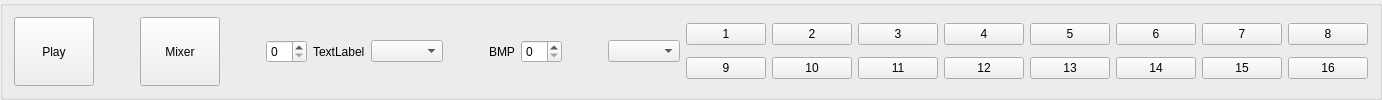
       <widget class="QGroupBox" name="GrupoOpcionesGrilla">
        <property name="sizePolicy">
         <sizepolicy hsizetype="Preferred" vsizetype="Fixed">
          <horstretch>0</horstretch>
          <verstretch>0</verstretch>
         </sizepolicy>
        </property>
        <layout class="QHBoxLayout" name="horizontalLayout_112">
         <item>
          <widget class="QPushButton" name="BotonPlay">
           <property name="sizePolicy">
            <sizepolicy hsizetype="Expanding" vsizetype="Expanding">
             <horstretch>0</horstretch>
             <verstretch>0</verstretch>
            </sizepolicy>
           </property>
           <property name="text">
            <string>Play</string>
           </property>
           <property name="checkable">
            <bool>true</bool>
           </property>
          </widget>
         </item>
         <item>
          <spacer name="horizontalSpacer">
           <property name="orientation">
            <enum>Qt::Horizontal</enum>
           </property>
           <property name="sizeHint" stdset="0">
            <size>
             <width>40</width>
             <height>20</height>
            </size>
           </property>
          </spacer>
         </item>
         <item>
          <widget class="QPushButton" name="BotonMixer">
           <property name="sizePolicy">
            <sizepolicy hsizetype="Expanding" vsizetype="Expanding">
             <horstretch>0</horstretch>
             <verstretch>0</verstretch>
            </sizepolicy>
           </property>
           <property name="text">
            <string>Mixer</string>
           </property>
          </widget>
         </item>
         <item>
          <spacer name="horizontalSpacer_4">
           <property name="orientation">
            <enum>Qt::Horizontal</enum>
           </property>
           <property name="sizeHint" stdset="0">
            <size>
             <width>40</width>
             <height>20</height>
            </size>
           </property>
          </spacer>
         </item>
         <item>
          <widget class="QSpinBox" name="spinBoxPulsos"/>
         </item>
         <item>
          <widget class="QLabel" name="EtiquetaMetrica">
           <property name="text">
            <string>TextLabel</string>
           </property>
          </widget>
         </item>
         <item>
          <widget class="QComboBox" name="comboBoxSubdivision"/>
         </item>
         <item>
          <spacer name="horizontalSpacer_2">
           <property name="orientation">
            <enum>Qt::Horizontal</enum>
           </property>
           <property name="sizeHint" stdset="0">
            <size>
             <width>40</width>
             <height>20</height>
            </size>
           </property>
          </spacer>
         </item>
         <item>
          <widget class="QLabel" name="label_2">
           <property name="text">
            <string>BMP</string>
           </property>
          </widget>
         </item>
         <item>
          <widget class="QSpinBox" name="spinBoxBMP"/>
         </item>
         <item>
          <spacer name="horizontalSpacer_3">
           <property name="orientation">
            <enum>Qt::Horizontal</enum>
           </property>
           <property name="sizeHint" stdset="0">
            <size>
             <width>40</width>
             <height>20</height>
            </size>
           </property>
          </spacer>
         </item>
         <item>
          <widget class="QComboBox" name="comboBoxGrilla"/>
         </item>
         <item>
          <layout class="QVBoxLayout" name="verticalLayout_19">
           <item>
            <layout class="QHBoxLayout" name="horizontalLayout_110">
             <item>
              <widget class="QPushButton" name="BotonCompas_1">
               <property name="sizePolicy">
                <sizepolicy hsizetype="Expanding" vsizetype="Fixed">
                 <horstretch>0</horstretch>
                 <verstretch>0</verstretch>
                </sizepolicy>
               </property>
               <property name="text">
                <string>1</string>
               </property>
               <property name="checkable">
                <bool>true</bool>
               </property>
              </widget>
             </item>
             <item>
              <widget class="QPushButton" name="BotonCompas_2">
               <property name="sizePolicy">
                <sizepolicy hsizetype="Expanding" vsizetype="Fixed">
                 <horstretch>0</horstretch>
                 <verstretch>0</verstretch>
                </sizepolicy>
               </property>
               <property name="text">
                <string>2</string>
               </property>
               <property name="checkable">
                <bool>true</bool>
               </property>
              </widget>
             </item>
             <item>
              <widget class="QPushButton" name="BotonCompas_3">
               <property name="sizePolicy">
                <sizepolicy hsizetype="Expanding" vsizetype="Fixed">
                 <horstretch>0</horstretch>
                 <verstretch>0</verstretch>
                </sizepolicy>
               </property>
               <property name="text">
                <string>3</string>
               </property>
               <property name="checkable">
                <bool>true</bool>
               </property>
              </widget>
             </item>
             <item>
              <widget class="QPushButton" name="BotonCompas_4">
               <property name="sizePolicy">
                <sizepolicy hsizetype="Expanding" vsizetype="Fixed">
                 <horstretch>0</horstretch>
                 <verstretch>0</verstretch>
                </sizepolicy>
               </property>
               <property name="text">
                <string>4</string>
               </property>
               <property name="checkable">
                <bool>true</bool>
               </property>
              </widget>
             </item>
             <item>
              <widget class="QPushButton" name="BotonCompas_5">
               <property name="sizePolicy">
                <sizepolicy hsizetype="Expanding" vsizetype="Fixed">
                 <horstretch>0</horstretch>
                 <verstretch>0</verstretch>
                </sizepolicy>
               </property>
               <property name="text">
                <string>5</string>
               </property>
               <property name="checkable">
                <bool>true</bool>
               </property>
              </widget>
             </item>
             <item>
              <widget class="QPushButton" name="BotonCompas_6">
               <property name="sizePolicy">
                <sizepolicy hsizetype="Expanding" vsizetype="Fixed">
                 <horstretch>0</horstretch>
                 <verstretch>0</verstretch>
                </sizepolicy>
               </property>
               <property name="text">
                <string>6</string>
               </property>
               <property name="checkable">
                <bool>true</bool>
               </property>
              </widget>
             </item>
             <item>
              <widget class="QPushButton" name="BotonCompas_7">
               <property name="sizePolicy">
                <sizepolicy hsizetype="Expanding" vsizetype="Fixed">
                 <horstretch>0</horstretch>
                 <verstretch>0</verstretch>
                </sizepolicy>
               </property>
               <property name="text">
                <string>7</string>
               </property>
               <property name="checkable">
                <bool>true</bool>
               </property>
              </widget>
             </item>
             <item>
              <widget class="QPushButton" name="BotonCompas_8">
               <property name="sizePolicy">
                <sizepolicy hsizetype="Expanding" vsizetype="Fixed">
                 <horstretch>0</horstretch>
                 <verstretch>0</verstretch>
                </sizepolicy>
               </property>
               <property name="text">
                <string>8</string>
               </property>
               <property name="checkable">
                <bool>true</bool>
               </property>
              </widget>
             </item>
            </layout>
           </item>
           <item>
            <layout class="QHBoxLayout" name="horizontalLayout_111">
             <item>
              <widget class="QPushButton" name="BotonCompas_9">
               <property name="sizePolicy">
                <sizepolicy hsizetype="Expanding" vsizetype="Fixed">
                 <horstretch>0</horstretch>
                 <verstretch>0</verstretch>
                </sizepolicy>
               </property>
               <property name="text">
                <string>9</string>
               </property>
               <property name="checkable">
                <bool>true</bool>
               </property>
              </widget>
             </item>
             <item>
              <widget class="QPushButton" name="BotonCompas_10">
               <property name="sizePolicy">
                <sizepolicy hsizetype="Expanding" vsizetype="Fixed">
                 <horstretch>0</horstretch>
                 <verstretch>0</verstretch>
                </sizepolicy>
               </property>
               <property name="text">
                <string>10</string>
               </property>
               <property name="checkable">
                <bool>true</bool>
               </property>
              </widget>
             </item>
             <item>
              <widget class="QPushButton" name="BotonCompas_11">
               <property name="sizePolicy">
                <sizepolicy hsizetype="Expanding" vsizetype="Fixed">
                 <horstretch>0</horstretch>
                 <verstretch>0</verstretch>
                </sizepolicy>
               </property>
               <property name="text">
                <string>11</string>
               </property>
               <property name="checkable">
                <bool>true</bool>
               </property>
              </widget>
             </item>
             <item>
              <widget class="QPushButton" name="BotonCompas_12">
               <property name="sizePolicy">
                <sizepolicy hsizetype="Expanding" vsizetype="Fixed">
                 <horstretch>0</horstretch>
                 <verstretch>0</verstretch>
                </sizepolicy>
               </property>
               <property name="text">
                <string>12</string>
               </property>
               <property name="checkable">
                <bool>true</bool>
               </property>
              </widget>
             </item>
             <item>
              <widget class="QPushButton" name="BotonCompas_13">
               <property name="sizePolicy">
                <sizepolicy hsizetype="Expanding" vsizetype="Fixed">
                 <horstretch>0</horstretch>
                 <verstretch>0</verstretch>
                </sizepolicy>
               </property>
               <property name="text">
                <string>13</string>
               </property>
               <property name="checkable">
                <bool>true</bool>
               </property>
              </widget>
             </item>
             <item>
              <widget class="QPushButton" name="BotonCompas_14">
               <property name="sizePolicy">
                <sizepolicy hsizetype="Expanding" vsizetype="Fixed">
                 <horstretch>0</horstretch>
                 <verstretch>0</verstretch>
                </sizepolicy>
               </property>
               <property name="text">
                <string>14</string>
               </property>
               <property name="checkable">
                <bool>true</bool>
               </property>
              </widget>
             </item>
             <item>
              <widget class="QPushButton" name="BotonCompas_15">
               <property name="sizePolicy">
                <sizepolicy hsizetype="Expanding" vsizetype="Fixed">
                 <horstretch>0</horstretch>
                 <verstretch>0</verstretch>
                </sizepolicy>
               </property>
               <property name="text">
                <string>15</string>
               </property>
               <property name="checkable">
                <bool>true</bool>
               </property>
              </widget>
             </item>
             <item>
              <widget class="QPushButton" name="BotonCompas_16">
               <property name="sizePolicy">
                <sizepolicy hsizetype="Expanding" vsizetype="Fixed">
                 <horstretch>0</horstretch>
                 <verstretch>0</verstretch>
                </sizepolicy>
               </property>
               <property name="text">
                <string>16</string>
               </property>
               <property name="checkable">
                <bool>true</bool>
               </property>
              </widget>
             </item>
            </layout>
           </item>
          </layout>
         </item>
        </layout>
       </widget>
